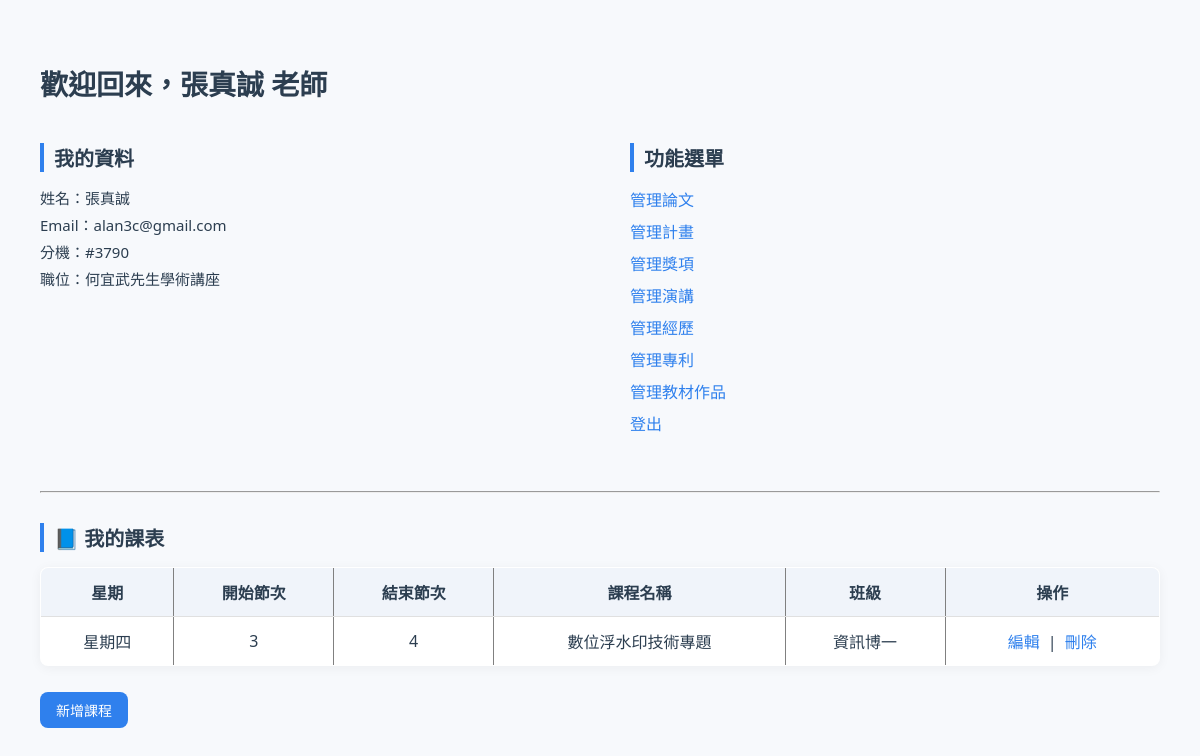
Page /dashboard.php (signed in) on the committed database.
### tables this page shows
CREATE TABLE `Teacher` (
  `teacher_id` int(11) NOT NULL,
  `name` varchar(100) DEFAULT NULL,
  `email` varchar(100) DEFAULT NULL,
  `extension` varchar(10) DEFAULT NULL,
  `position` varchar(100) DEFAULT NULL,
  `photo` varchar(255) DEFAULT NULL
);

CREATE TABLE `Schedule` (
  `teacher_id` int(11) NOT NULL,
  `weekday` varchar(10) NOT NULL,
  `course_name` varchar(100) DEFAULT NULL,
  `class_name` varchar(50) DEFAULT NULL,
  `start_period` int(11) NOT NULL,
  `end_period` int(11) DEFAULT NULL
);

### dashboard.php (the view, shortened to what this page needs)
<?php
require_once 'phpdb.php';
$teacher_id = $_SESSION['teacher_id'];
$stmt_info = mysqli_prepare($link, "SELECT * FROM Teacher WHERE teacher_id = ?");
mysqli_stmt_bind_param($stmt_info, 'i', $teacher_id);
mysqli_stmt_execute($stmt_info);
$teacher = mysqli_fetch_assoc(mysqli_stmt_get_result($stmt_info));
$stmt_schedule = mysqli_prepare($link, "SELECT * FROM Schedule WHERE teacher_id = ? ORDER BY FIELD(weekday, '星期一','星期二','星期三','星期四','星期五','星期六','星期日'), start_period");
mysqli_stmt_bind_param($stmt_schedule, 'i', $teacher_id);
mysqli_stmt_execute($stmt_schedule);
$schedule_result = mysqli_stmt_get_result($stmt_schedule);
?>
<!DOCTYPE html>
<html lang="zh-Hant">
<head>
  <link rel="stylesheet" href="dashboard_style.css">
</head>
  <h2>歡迎回來，<?= htmlspecialchars($teacher['name']) ?> 老師</h2>
<div class="info-section">
  <div class="info-block">
    <h3>我的資料</h3>
    <p>姓名：<?= htmlspecialchars($teacher['name']) ?></p>
    <p>Email：<?= htmlspecialchars($teacher['email']) ?></p>
    <p>分機：<?= htmlspecialchars($teacher['extension']) ?></p>
    <p>職位：<?= htmlspecialchars($teacher['position']) ?></p>
  </div>
  <div class="menu-block">
    <h3>功能選單</h3>
    <ul>
      <li><a href="paper_list.php">管理論文</a></li>
      <li><a href="project_list.php">管理計畫</a></li>
      <li><a href="award_list.php">管理獎項</a></li>
      <li><a href="speech_list.php">管理演講</a></li>
      <li><a href="experience_list.php">管理經歷</a></li>
      <li><a href="patent_list.php">管理專利</a></li>
      <li><a href="textbook_list.php">管理教材作品</a></li>
      <li><a href="logout.php">登出</a></li>
    </ul>
  </div>
</div>
  <hr>
  <h3>📘 我的課表</h3>
  <table border="1" cellpadding="10">
    <tr>
      <th>星期</th>
      <th>開始節次</th>
      <th>結束節次</th>
      <th>課程名稱</th>
      <th>班級</th>
      <th>操作</th>
    </tr>
    <?php while ($row = mysqli_fetch_assoc($schedule_result)): ?>
      <tr>
        <td><?= htmlspecialchars($row['weekday']) ?></td>
        <td><?= $row['start_period'] ?></td>
        <td><?= $row['end_period'] ?></td>
        <td><?= htmlspecialchars($row['course_name']) ?></td>
        <td><?= htmlspecialchars($row['class_name']) ?></td>
        <td>
          <a href="schedule_update.php?weekday=<?= urlencode($row['weekday']) ?>&start_period=<?= $row['start_period'] ?>">編輯</a>
          |
          <a href="schedule_delete.php?weekday=<?= urlencode($row['weekday']) ?>&start_period=<?= $row['start_period'] ?>" onclick="return confirm('確定要刪除這堂課嗎？')">刪除</a>
        </td>
      </tr>
    <?php endwhile; ?>
  </table>
  <p><a href="schedule_insert.php" class="btn"> 新增課程</a></p>
</body>
</html>

### dashboard_style.css (style rules this page uses)
h2 { font-size: 28px; margin-bottom: 10px; }
h3 { font-size: 20px; margin-top: 30px; margin-bottom: 15px; border-left: 4px solid #2f80ed; padding-left: 10px; }
p { font-size: 15px; margin: 6px 0; }
ul { list-style: none; padding-left: 0; }
ul li { margin: 8px 0; }
ul li a { text-decoration: none; color: #2f80ed; font-weight: 500; transition: all 0.3s ease; }
table { width: 100%; border-collapse: collapse; margin-top: 15px; background: white; box-shadow: 0 2px 12px rgba(0,0,0,0.05); border-radius: 8px; overflow: hidden; }
table th, table td { padding: 12px 16px; border-bottom: 1px solid #e0e0e0; text-align: center; }
table th { background-color: #f0f4fa; font-weight: 600; }
.btn { display: inline-block; padding: 8px 16px; font-size: 14px; background-color: #2f80ed; color: white; border: none; border-radius: 8px; cursor: pointer; font-weight: 500; text-decoration: none; transition: all 0.3s ease; margin-top: 20px; }
td a { color: #2f80ed; text-decoration: none; margin: 0 4px; }
.info-section { display: flex; justify-content: space-between; align-items: flex-start; gap: 60px; flex-wrap: wrap; margin-bottom: 40px; }
.info-block, .menu-block { flex: 1; min-width: 260px; }
.menu-block ul { margin-top: 10px; padding-left: 0; list-style: none; }
.menu-block li { margin-bottom: 8px; }
.menu-block li a { text-decoration: none; color: #2f80ed; font-weight: 500; transition: color 0.3s ease; }

### rows in the picture
teacher: name "張真誠", email "alan3c@gmail.com", extension "#3790", position "何宜武先生學術講座"
schedule: weekday "星期四", start_period "3", end_period "4", course_name "數位浮水印技術專題", class_name "資訊博一"
